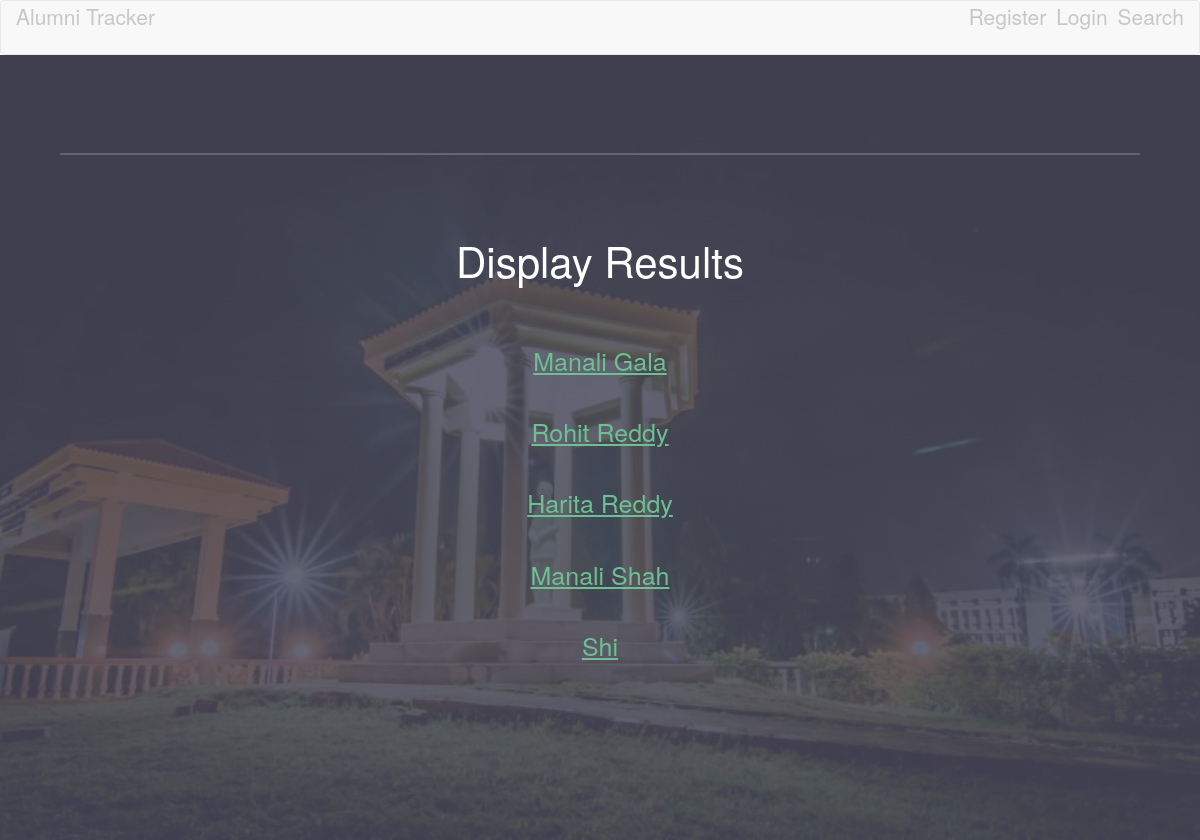
Before: /alumni_tracker/search/display/ with the older database file.
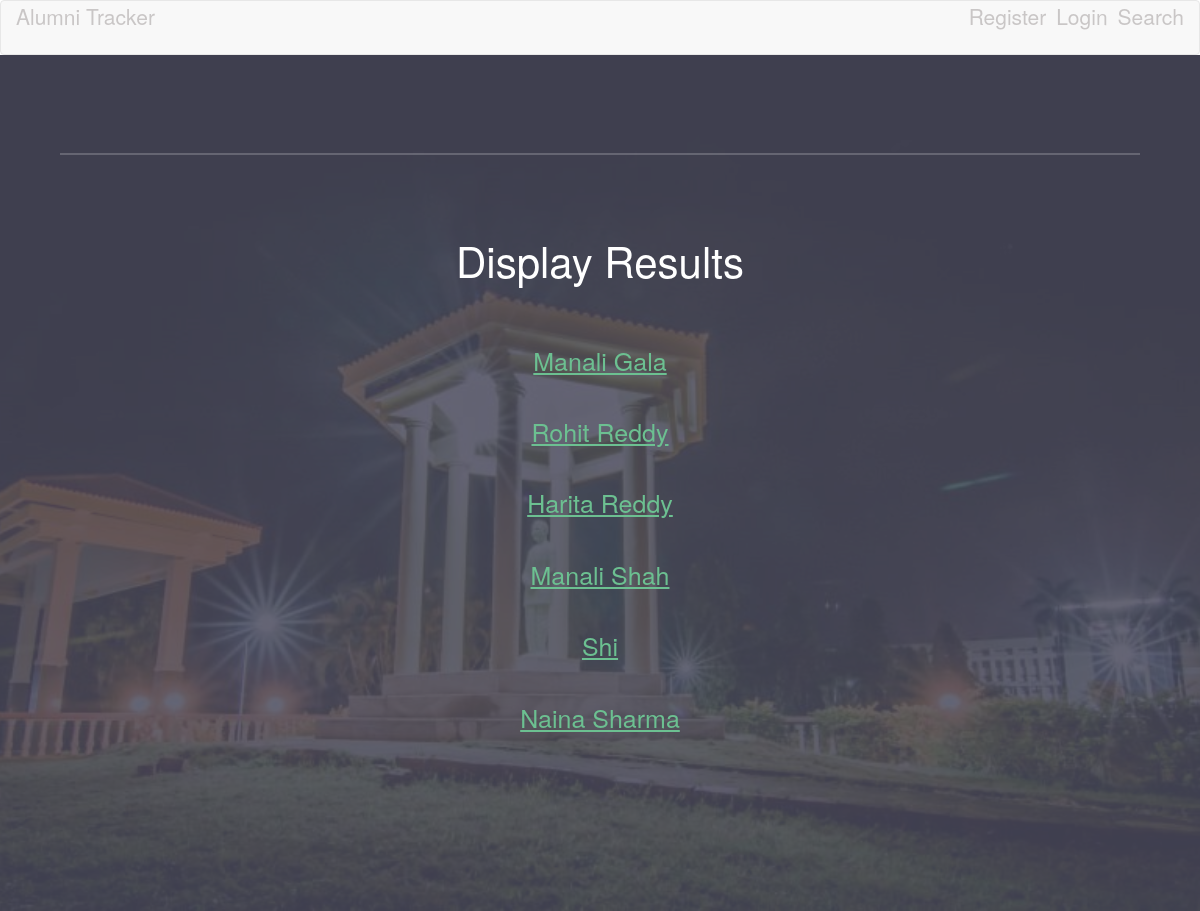
After: the same page with the newer database file.
### alumni_tracker/models.py (models this page shows, shortened)
class Alumnus(models.Model):
	alumni_name = models.CharField(max_length=100)
	roll_no = models.CharField(max_length=7,primary_key=True)
	present_city = models.ForeignKey(Location,on_delete=models.SET_NULL,null=True)
	email_id = models.CharField(max_length=20,null=True)
	dept_code = models.ForeignKey(Department,on_delete=models.SET_NULL,null=True)
	grad_year = models.IntegerField()
	cgpa = models.IntegerField()
	github = models.CharField(max_length=30)
	linkedin = models.CharField(max_length=30)

### alumni_tracker/views.py (the view, shortened to what this page needs)
# urls.py: url(r'^search/display/(?P<pk>[0-9]+[A-Z]+[0-9]+)/$', views.details, name='details'),
def display(request):
	alumni_results = Alumnus.objects.all()
	name = request.GET.get("name")
	grad_year= request.GET.get("grad_year")
	present_city= request.GET.get("present_city")
	dept_code= request.GET.get("dept_code")
	school_name= request.GET.get("school_name")
	company_name= request.GET.get("company_name")
	flag=1
	if name:
		alumni_results = alumni_results.filter(
			Q(alumni_name__icontains=name)
		).distinct()
	if grad_year:
		alumni_results = alumni_results.filter(
		Q(grad_year__exact=grad_year)
	).distinct()
	if present_city:
		alumni_results = alumni_results.filter(
		Q(present_city__city__icontains=present_city)
	).distinct()
	if dept_code:
		alumni_results = alumni_results.filter(
		Q(dept_code__dept_code__icontains=dept_code)
	).distinct()
	if flag==1:
		return render(request, 'alumni_tracker/display.html', {'alumni_list': alumni_results})
	else:
		return render(request, 'alumni_tracker/display.html', {'alumni_list': alumni_results})

### alumni_tracker/templates/alumni_tracker/display.html (shortened to what this page needs)
{% load staticfiles %}
<!DOCTYPE html>
<html >
<head>
        <link rel="stylesheet" type="text/css" href="{% static 'alumni_tracker/font-awesome.min.css' %}">
        <link rel="stylesheet" href="https://maxcdn.bootstrapcdn.com/bootstrap/3.3.6/css/bootstrap.min.css">
    <link rel="stylesheet" type="text/css" href="{% static 'alumni_tracker/display.css' %}">
</head>
<body>
  <nav class="navbar navbar-default" style="margin-bottom: 0px">
            <div class="container-fluid">
                <div class="navbar-header">
                    <h4><a href="{% url 'alumni_tracker:home' %}">Alumni Tracker</a></h4>
                </div>
                <div class="navbar-header" style="float: right; padding-left : 10px">
                    <h4><a href="{% url 'alumni_tracker:search' %}">Search</a></h4>
                </div>
                <div class="navbar-header" style="float: right; padding-left : 10px">
                    <h4><a href="{% url 'alumni_tracker:login' %}">Login</a></h4>
                </div>
                <div class="navbar-header" style="float: right; padding-left : 10px">
                    <h4><a href="{% url 'alumni_tracker:registration' %}">Register</a></h4>
                </div>
            </div>
        </nav>
        <div class="textdiv">
        <section id="banner">
        <div class="inner">
          <header>
            <h1>Display Results</h1>
          </header>
          <br>
          <div class="flex ">
              <div>
             <p style="font-size:25px">
        {% for alumni in alumni_list %}
              <a  id="alumnus_name" href="{% url 'alumni_tracker:details'   alumni.roll_no %}">{{alumni.alumni_name}}</a><br><br>
        {% endfor %}
                </p>
            </div>
        </div>
      </section>
        </div>
</body>
</html>

### alumni_tracker/static/alumni_tracker/display.css (style rules this page uses)
html, textdiv, div, span, applet, object, iframe, h1, h2, h3, h4, h5, h6, p, blockquote, pre, a, abbr, acronym, address, big, cite, code, del, dfn, em, img, ins, kbd, q, s, samp, small, strike, strong, sub, sup, tt, var, b, u, i, center, dl, dt, dd, ol, ul, li, fieldset, form, label, legend, table, caption, ttextdiv, tfoot, thead, tr, th, td, article, aside, canvas, details, embed, figure, figcaption, footer, header, hgroup, menu, nav, output, ruby, section, summary, time, mark, audio, video { margin: 0; padding: 0; border: 0; font-size: 100%; font: inherit; vertical-align: baseline; }
article, aside, details, figcaption, figure, footer, header, hgroup, menu, nav, section { display: block; }
*, *:before, *:after { -moz-box-sizing: border-box; -webkit-box-sizing: border-box; box-sizing: border-box; }
a { color: #6cc091; text-decoration: underline; }
p { margin: 0 0 2em 0; }
h1, h2, h3, h4, h5, h6 { color: #c9c6c6; font-weight: 400; line-height: 1.5; margin: 0 0 1em 0; }
h1 a, h2 a, h3 a, h4 a, h5 a, h6 a { color: inherit; text-decoration: none; }
h4 { font-size: 1.5em; }
.inner { max-width: 75em; margin: 0 auto; }
@media screen and (max-width: 1280px) { .inner { max-width: 90%; } }
.flex { display: -ms-flexbox; -ms-flex-wrap: wrap; -ms-flex-pack: justify; -moz-justify-content: space-between; -webkit-justify-content: space-between; -ms-justify-content: space-between; justify-content: space-between; display: -moz-flex; display: -webkit-flex; display: -ms-flex; display: flex; -moz-flex-wrap: wrap; -webkit-flex-wrap: wrap; -ms-flex-wrap: wrap; flex-wrap: wrap; width: 100%; }
#banner { padding: 8em 0 9em 0; background-image: url("images/nitknight.jpg"); background-size: cover; background-position: bottom; background-attachment: fixed; background-repeat: no-repeat; text-align: center; position: relative; }
#banner:before { content: ''; background: rgba(75, 75, 93, 0.85); position: absolute; width: 100%; height: 100%; top: 0; left: 0; }
#banner .inner { border-top: 2px solid rgba(255, 255, 255, 0.2); position: relative; z-index: 10005; padding-top: 8em; }
#banner h1 { font-size: 3.5em; font-weight: 400; color: #fff; line-height: 1em; margin: 0 0 1em 0; padding: 0; }
#banner p { font-size: 1em; color: rgba(255, 255, 255, 0.55); margin-bottom: 1.75em; }
#banner .flex { -ms-flex-pack: center; -moz-justify-content: center; -webkit-justify-content: center; -ms-justify-content: center; justify-content: center; text-align: center; margin: 0 auto 4em auto; }
#banner .flex div { border-right: 2px solid rgba(255, 255, 255, 0.2); padding: 0 8em; }
#banner .flex div:last-child { border: none; padding-right: 0; }
#banner .flex div:first-child { padding-left: 0; }
#banner .flex div p { margin: 0; }
@media only screen and (min-device-width: 768px) and (max-device-width: 1024px) and (orientation: landscape) { #banner { background-attachment: scroll; } }
@media screen and (max-width: 1680px) { #banner .flex div { padding: 5px; } }
@media screen and (max-width: 1280px) { #banner { padding: 7em 0 6em 0; } }
@media screen and (max-width: 1280px) { #banner .inner { padding-top: 6em; } }
@media screen and (max-width: 1280px) { #banner h1 { font-size: 3em; } }
@media screen and (max-width: 1280px) { #banner .flex div { padding: 0 3em; } }

Changed rows visible on the page:
added Alumnus: alumni_name "Naina Sharma"
